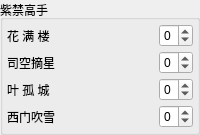
                       <widget class="QGroupBox" name="groupBox_20">
                        <property name="title">
                         <string>紫禁高手</string>
                        </property>
                        <layout class="QGridLayout" name="gridLayout_13">
                         <property name="leftMargin">
                          <number>4</number>
                         </property>
                         <property name="topMargin">
                          <number>4</number>
                         </property>
                         <property name="rightMargin">
                          <number>4</number>
                         </property>
                         <property name="bottomMargin">
                          <number>4</number>
                         </property>
                         <property name="spacing">
                          <number>4</number>
                         </property>
                         <item row="0" column="0">
                          <widget class="QLabel" name="label_42">
                           <property name="minimumSize">
                            <size>
                             <width>48</width>
                             <height>0</height>
                            </size>
                           </property>
                           <property name="text">
                            <string>花 满 楼</string>
                           </property>
                          </widget>
                         </item>
                         <item row="0" column="1">
                          <widget class="QSpinBox" name="spin_count_zijin_huamanlou">
                           <property name="minimumSize">
                            <size>
                             <width>0</width>
                             <height>22</height>
                            </size>
                           </property>
                           <property name="maximumSize">
                            <size>
                             <width>34</width>
                             <height>16777215</height>
                            </size>
                           </property>
                           <property name="minimum">
                            <number>-1</number>
                           </property>
                           <property name="maximum">
                            <number>4</number>
                           </property>
                          </widget>
                         </item>
                         <item row="1" column="0">
                          <widget class="QLabel" name="label_43">
                           <property name="minimumSize">
                            <size>
                             <width>48</width>
                             <height>0</height>
                            </size>
                           </property>
                           <property name="text">
                            <string>司空摘星</string>
                           </property>
                          </widget>
                         </item>
                         <item row="1" column="1">
                          <widget class="QSpinBox" name="spin_count_zijin_sikongzhaixing">
                           <property name="minimumSize">
                            <size>
                             <width>0</width>
                             <height>22</height>
                            </size>
                           </property>
                           <property name="maximumSize">
                            <size>
                             <width>34</width>
                             <height>16777215</height>
                            </size>
                           </property>
                           <property name="minimum">
                            <number>-1</number>
                           </property>
                           <property name="maximum">
                            <number>4</number>
                           </property>
                          </widget>
                         </item>
                         <item row="2" column="0">
                          <widget class="QLabel" name="label_44">
                           <property name="minimumSize">
                            <size>
                             <width>48</width>
                             <height>0</height>
                            </size>
                           </property>
                           <property name="text">
                            <string>叶 孤 城</string>
                           </property>
                          </widget>
                         </item>
                         <item row="2" column="1">
                          <widget class="QSpinBox" name="spin_count_zijin_yegucheng">
                           <property name="minimumSize">
                            <size>
                             <width>0</width>
                             <height>22</height>
                            </size>
                           </property>
                           <property name="maximumSize">
                            <size>
                             <width>34</width>
                             <height>16777215</height>
                            </size>
                           </property>
                           <property name="minimum">
                            <number>-1</number>
                           </property>
                           <property name="maximum">
                            <number>4</number>
                           </property>
                          </widget>
                         </item>
                         <item row="3" column="0">
                          <widget class="QLabel" name="label_45">
                           <property name="minimumSize">
                            <size>
                             <width>48</width>
                             <height>0</height>
                            </size>
                           </property>
                           <property name="text">
                            <string>西门吹雪</string>
                           </property>
                          </widget>
                         </item>
                         <item row="3" column="1">
                          <widget class="QSpinBox" name="spin_count_zijin_ximenchuixue">
                           <property name="minimumSize">
                            <size>
                             <width>0</width>
                             <height>22</height>
                            </size>
                           </property>
                           <property name="maximumSize">
                            <size>
                             <width>34</width>
                             <height>16777215</height>
                            </size>
                           </property>
                           <property name="minimum">
                            <number>-1</number>
                           </property>
                           <property name="maximum">
                            <number>4</number>
                           </property>
                          </widget>
                         </item>
                        </layout>
                       </widget>
